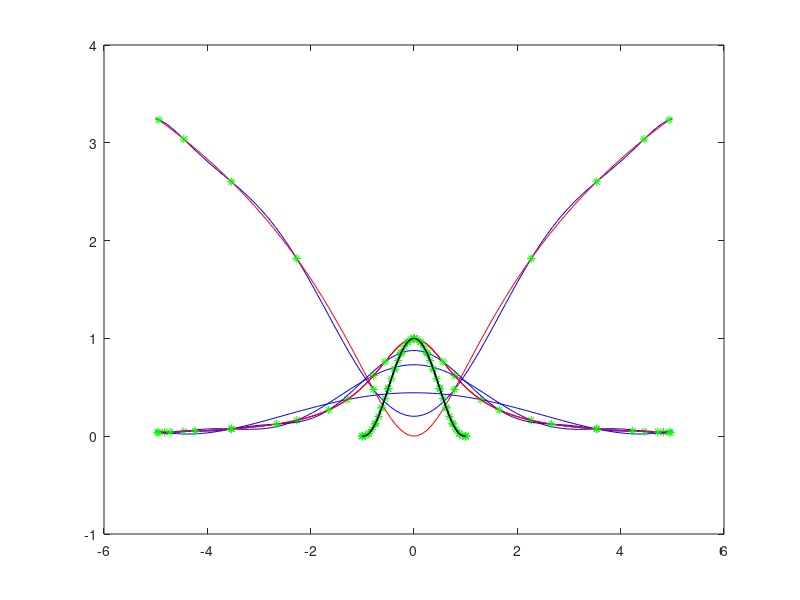
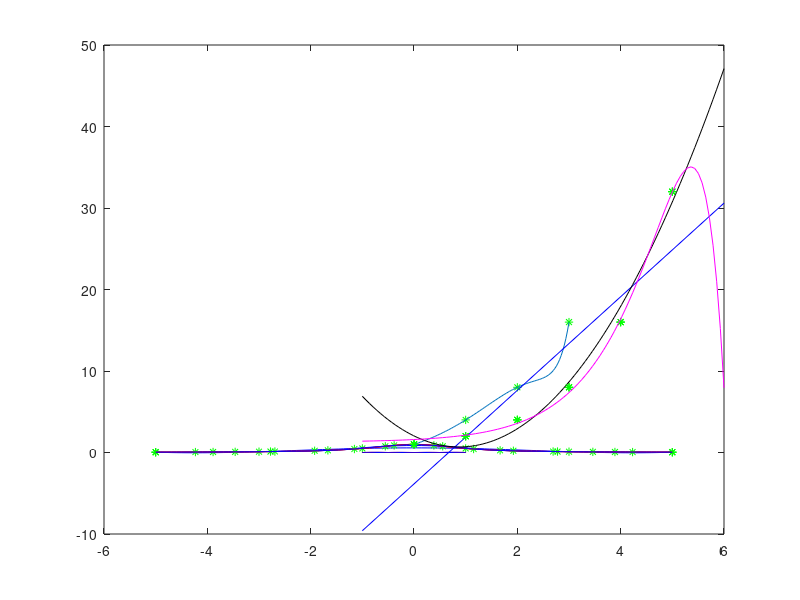

Write MATLAB code to recreate these figures, in order.
disp('***********************************************')
disp('*****************esercizio_3_1*****************')
disp('***********************************************')

close all
clear all
a = -5;
b = 5;
f = inline('1./(1+x.^2)');  %oppure f = @(x) 1./(1+x.^2); 
z = linspace(a,b);
fz = f(z);
for n = 5:4:13
   %x=linspace(a,b,n+1); %nodi equisp
   t = -cos((2*(1:n+1)-1)*pi/(2*(n+1))); x = (b-a)/2*t+(b+a)/2; %nodi cheb. shiftati
   y = f(x);
   c = polyfit(x,y,n);
   p = polyval(c,z);
   plot(z,p,'b',z,fz,'r',x,y,'g*')
   hold on
   err = norm(p-fz)
   pause
end 

%
pause
%

disp('***********************************************')
disp('*****************esercizio_3_2*****************')
disp('***********************************************')

close all
clear all
hold on
n = 9;
%
a = -5; b = 5;  f = inline('log(1+x.^2)');   %oppure f =@(x) 1./(1+x.^2) 
%a = 0; b = pi; f = inline('sin(x)');        %oppure f = @sin
%
%x = linspace(a,b,n+1); %nodi equisp
t = -cos((2*(1:n+1)-1)*pi/(2*(n+1))); x=(b-a)/2*t+(b+a)/2; %nodi cheb. shiftati
%
y = f(x);
c = polyfit(x,y,n);
z = linspace(a,b);
p = polyval(c,z);
fz = f(z);
figure(1)
plot(z,p,'b',z,fz,'r',x,y,'g*')
figure(2)
plot(z,abs(p-fz),'m')
err = norm(p-fz,inf)

%
pause
%

disp('***********************************************')
disp('*****************esercizio_3_3*****************')
disp('***********************************************')

close all
clear all
a = -5;
b = 5;
f = inline('1./(1+x.^2)');
z = linspace(a,b);
fz = f(z);
for n = 6:4:14
    x = linspace(a,b,n);
    y = f(x);
    s = spline(x,y,z);
    plot(x,y,'g*',z,fz,'r',z,s,'b')
    hold on
    err = norm(s-fz,inf)
    pause
end    

%
pause
%

disp('***********************************************')
disp('*****************esercizio_3_4*****************')
disp('***********************************************')

close all
clear all
x = 0:3;
y = [1 4 8 16];
z = linspace(0,3);
c = polyfit(exp(x),y,3);
e = polyval(c,exp(z));
plot(x,y,'g*',z,e)

%
pause
%

disp('***********************************************')
disp('*****************esercizio_3_5*****************')
disp('***********************************************')

close all
clear all
f = inline('(1-x.^2).^(5/2)');
fd = inline('(5/2)*(1-x.^2).^(5/2-1).*(-2*x)');
f0 = fd(-1);
fn = fd(1);
z = linspace(-1,1);
fz = f(z);
for k = 2:5
    n = 2^k;
    x = -1+2*(0:n)/n;
    y = f(x);
    s = spline(x,y,z);
    s1 = spline(x,[f0 y fn],z);
    figure(1)
    plot(x,y,'g*',z,fz,'r',z,s,'b',z,s1,'k')
    hold on
    figure(2)
    plot(z,abs(s-fz),'r',z,abs(s1-fz),'b')
    hold on
    pause
end    

%
pause
%

disp('***********************************************')
disp('*****************esercizio_3_6*****************')
disp('***********************************************')

clear all
close all
x = [0:5];
y = 2.^x;
n = 1; %retta di regressione lineare
c = polyfit(x,y,n);
z = [-1 6]; %retta
p = polyval(c,z);
plot(x,y,'g*',z,p,'b')
p1 = polyval(c,x);
residuo1 = sum((y-p1).^2)
%
hold on
n = 2; %parabola
c = polyfit(x,y,n);
z = linspace(-1,6); %parabola
p = polyval(c,z);
plot(x,y,'g*',z,p,'k')
p2 = polyval(c,x);
residuo2 = sum((y-p2).^2)
%
n = 2; %somma esp.
c = polyfit(exp(x),y,n);
z = linspace(-1,6); %somma esp
p = polyval(c,exp(z));
plot(x,y,'g*',z,p,'m')
pe = polyval(c,exp(x));
residuoe = sum((y-pe).^2)
